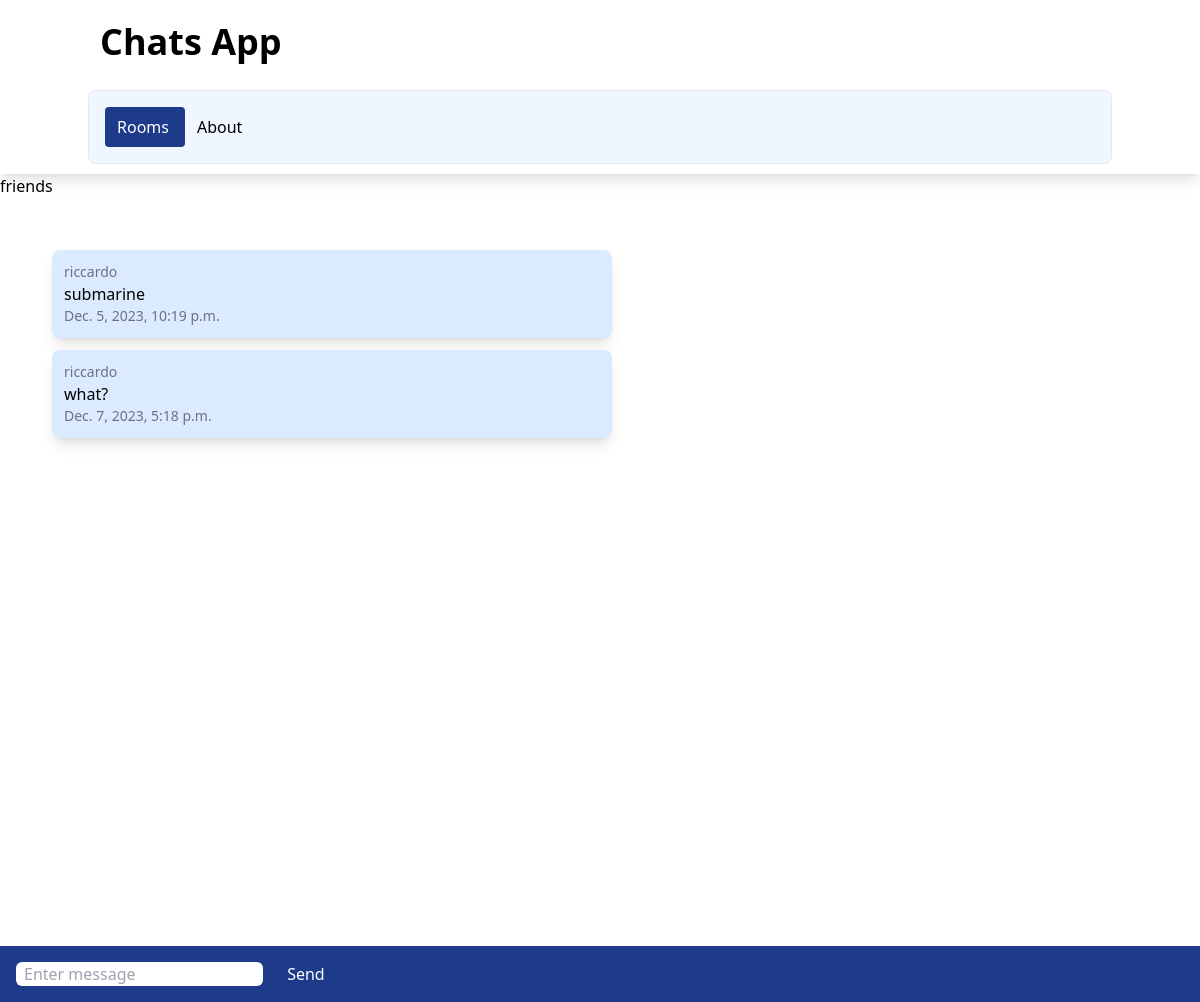
Screenshot of /rooms/friends/ with the database file from the repository.
### chatapp/models.py (models this page shows)
class ChatRoom(models.Model):
    name = models.CharField(max_length=100)
    slug = models.SlugField(unique=True)

class ChatMessage(models.Model):
    user = models.ForeignKey(User, on_delete=models.CASCADE)
    room = models.ForeignKey(ChatRoom, on_delete=models.CASCADE)
    message_content = models.TextField()
    date = models.DateTimeField(auto_now=True)
    class Meta:
        ordering = ('date',)

### chatapp/views.py (the view)
# urls.py: path('<slug:slug>/', chatroom, name='chatroom'),
def chatroom(req, slug):
    chatroom = ChatRoom.objects.get(slug=slug)
    messages = ChatMessage.objects.filter(room=chatroom)[0:31]
    return render(req, 'room.html', {'chatroom':chatroom, 'messages':messages})

### chatapp/templates/room.html (shortened to what this page needs)
{% extends "base.html" %}
{% block body %}
<div>
    <a href="">{{ chatroom.name }}</a>
</div>
<div class="message.container m-10 overflow-auto h-[700px]" id="message.container">
<div id="chat-messages">
    {% for message in messages %}
    <div class="message shadow-lg p-3 m-3 rounded-lg w-1/2 bg-blue-100">
        <div class="text-sm text-gray-500">
            {{ message.user.username }}
        </div>
        {{ message.message_content }}
        <div class=" text-sm text-gray-500">
            {{ message.date }}
        </div>
    </div>
    {% endfor %}
</div>
</div>
<div class="form-container fixed inset-x-0 bottom-0 bg-blue-900 p-4">
    <form metho="post">
        <input class="rounded-md px-2" id="message-input" type="text" name="message" placeholder="Enter message">
        <button class="text-white ml-5" id="send-button" type="submit">Send</button>
    </form>
</div>
<br>
{% endblock body %}

### rows the page displays
ChatRoom: name "friends"
ChatMessage: user.username "riccardo", message_content "submarine", date "Dec. 5, 2023, 10:19 p.m."
ChatMessage: user.username "riccardo", message_content "what?", date "Dec. 7, 2023, 5:18 p.m."
